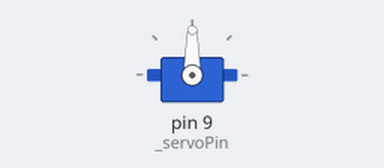
This sketch was run on a simulated Arduino Uno, built with avr-gcc and run on an emulated ATmega328P. Shown: servo.

Above: at 0.05 s.
At 1.5 s:
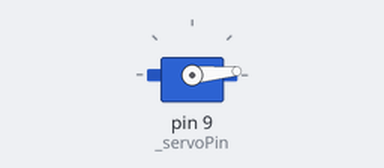
At 3.0 s:
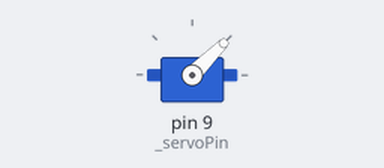
At 7.0 s:
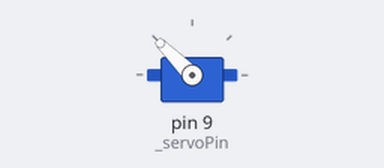
Timing chart, 0 to 10.4 s (numbered marks = the images above):
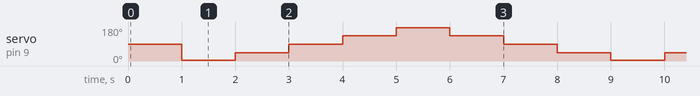

The sketch:

TEST_SERVOSG90_class.ino
```cpp
//SERVO
#include <Servomoteur.h>

//SIMPLIFICATION DE L'UTILISATION DU PORT SERIE
#define iSet     Serial.begin(9600);
#define i(texte) Serial.println(texte);


#define amplitude servo.amplitude

/*
 * Un objet créé à partir de la bibliothèque Servo se nomme servomoteur
 * A partir de cet objet, il est possble d'utiliser toutes les méthodes
 * proposées par la bibliothèque Servo : https://www.arduino.cc/reference/en/libraries/servo/
 * Attention à ne pas confondre...
 */

//Class       Ojbet
SERVOMOTEUR   servo;


void setup() {

  iSet
  servo.setupServo();

}

void loop(){

  //Initialiser l'oscillateur en déinissant une vitesse (obligatoire!)
  //servo.oscillateur(500);

  //Activer le balayage du servomoteur
  //servo.balayage(amplitude); //ou// servo.balayage(servo.amplitude);

  //Initialisation des angles par l'utilisateur (Toujours 5 entrées!)
  //sinon lecteur des angles par défaut : 5,45,90,135,175
  //servo.angles(0,100,120,140,170);

  //TEST
  //i(servo.oscillateur(1000))

  servo.oscillateur(1000);
  servo.balayage(amplitude);

}
```

Servomoteur.h
```cpp
#ifndef SERVOMOTEUR_H
#define SERVOMOTEUR_H

#include "Arduino.h"

/*
*
* OUTILS POUR LE CONTROLE DU SERVOMOTEUR SG90
*
*/

class SERVOMOTEUR{

  public:
		SERVOMOTEUR();
		~SERVOMOTEUR();

		//SETUP
		void setupServo();
		void setupServo(const unsigned char);
		void setupServo(const unsigned char, unsigned char);
		//FONCTIONS
		unsigned char tabAngles[5] = {0xFF,0xFF,0xFF,0xFF,0xFF};//
		unsigned char angles(const unsigned char,const unsigned char,const unsigned char,const unsigned char,const unsigned char);//Matrice d'angles créée par l'utilisateur
		static signed char amplitude; //Compteur/Amplitude
		static bool etat; //Booleen
		unsigned char oscillateur(int); //Oscillation
		int balayage(unsigned char);//Balayage en fonction de _tabAngles

  private:
		const unsigned char _servoPin = 9;
		const unsigned char _tabAngles[5] = {5,45,90,135,175}; //Matrice d'angles par défaut

};


#endif
```

Measured:
- by itself, servo on pin 9 (_servoPin): repeats every 8.0 s: 45° 1.0 s, 90° 1.0 s, 135° 1.0 s, 175° 1.0 s, 135° 1.0 s, 90° 1.0 s, 45° 1.0 s, 5° 1.0 s
